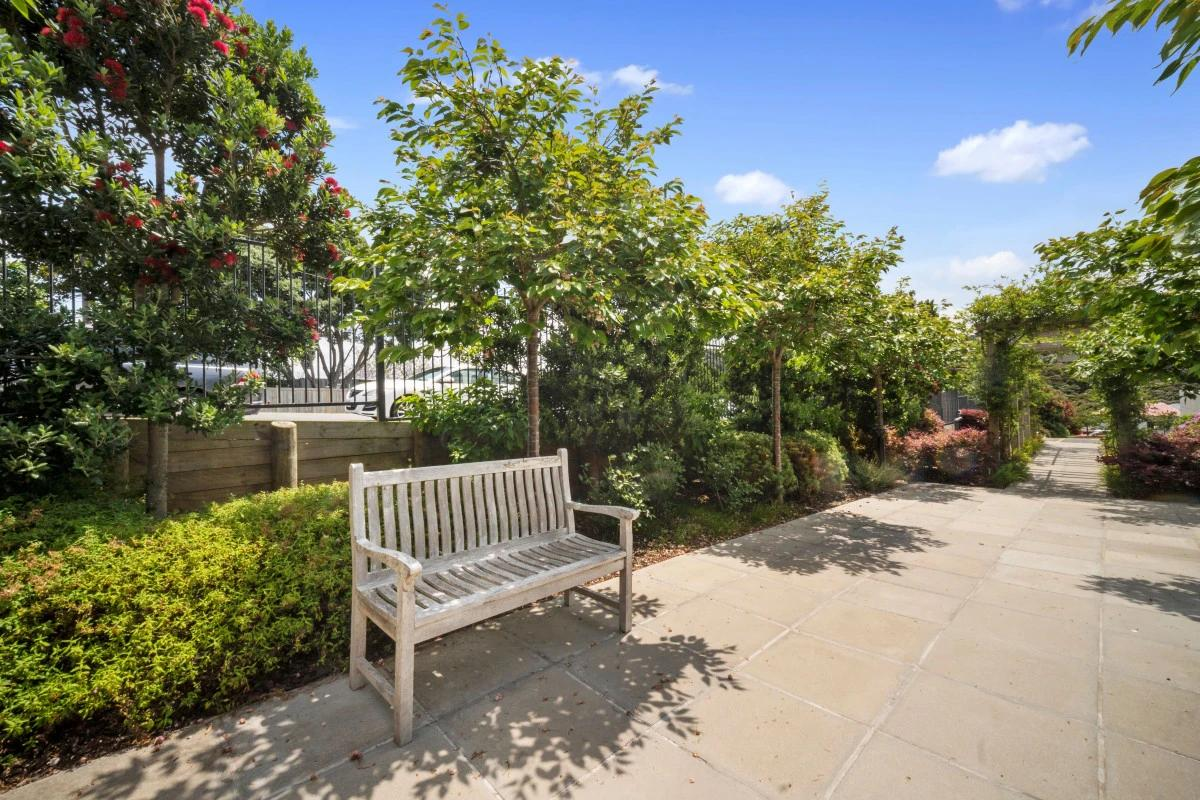
#> input picture left.jpg, 1200 x 800 px
$ python stereo_depth.py
#> lines starting #> are read from the running program, lines starting #| are printed output that depends on the picture; after the words box and inside, x2 and y2 are one past the last pixel; in counts of white or black regions, pixels touching at a corner belong together
import cv2
import numpy as np
import matplotlib.pyplot as plt


def stereo_depth(left_path, right_path, focal_px, baseline_m):
    # Load stereo images
#> called with left_path = 'left.jpg', right_path = 'right.jpg', focal_px = 700, baseline_m = 0.12
    left = cv2.imread(left_path, cv2.IMREAD_GRAYSCALE)
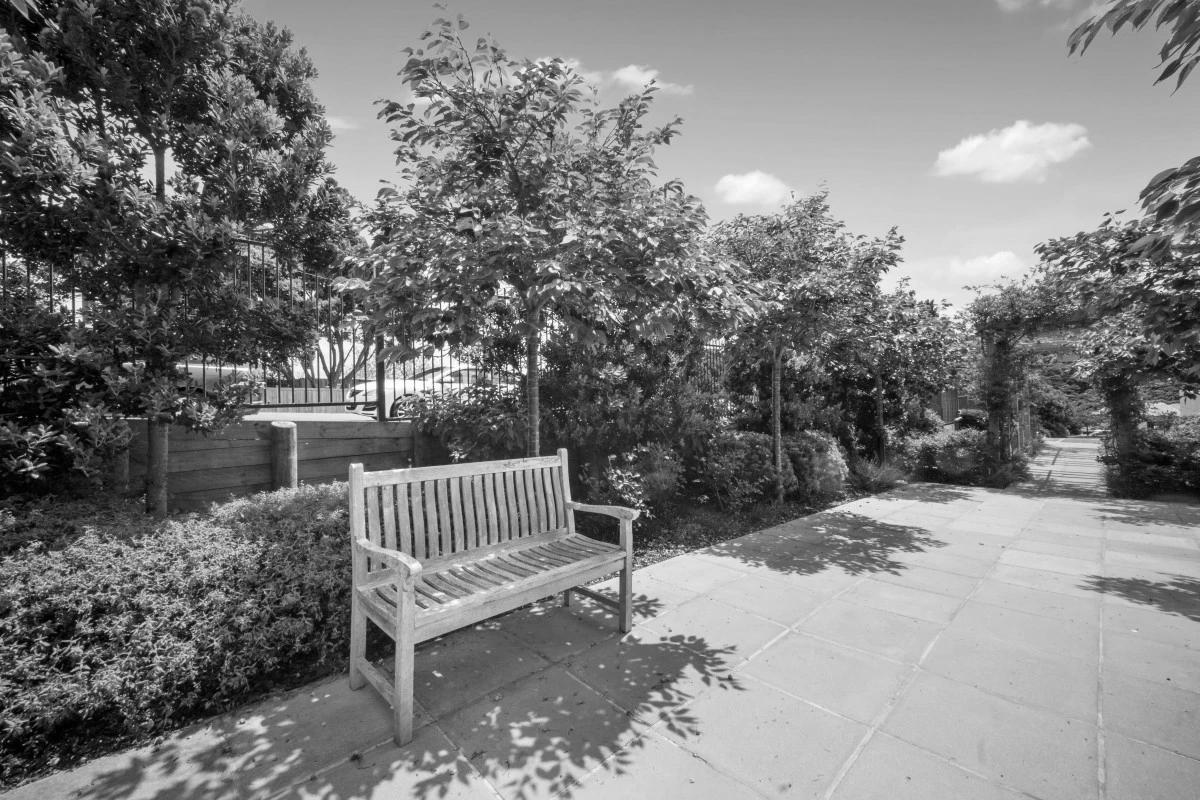
#> left: shape (800, 1200); min 0, max 255, mean 124
    right = cv2.imread(right_path, cv2.IMREAD_GRAYSCALE)
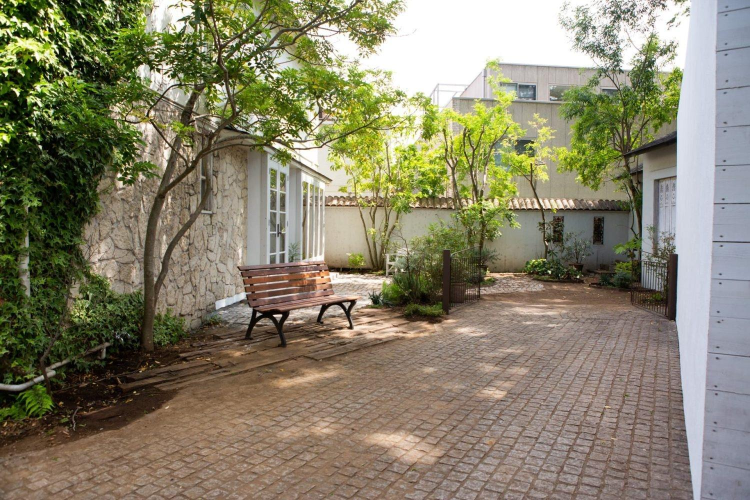
#> input picture right.jpg, 1500 x 1000 px (shown at 1/2 size)
#> right: shape (1000, 1500); min 0, max 255, mean 128.3

    if left is None:
        raise FileNotFoundError(f"Cannot load image: {left_path}")

    if right is None:
        raise FileNotFoundError(f"Cannot load image: {right_path}")

    # Resize images if dimensions differ
    if left.shape != right.shape:
        right = cv2.resize(
            right,
            (left.shape[1], left.shape[0]),
            interpolation=cv2.INTER_AREA
        )
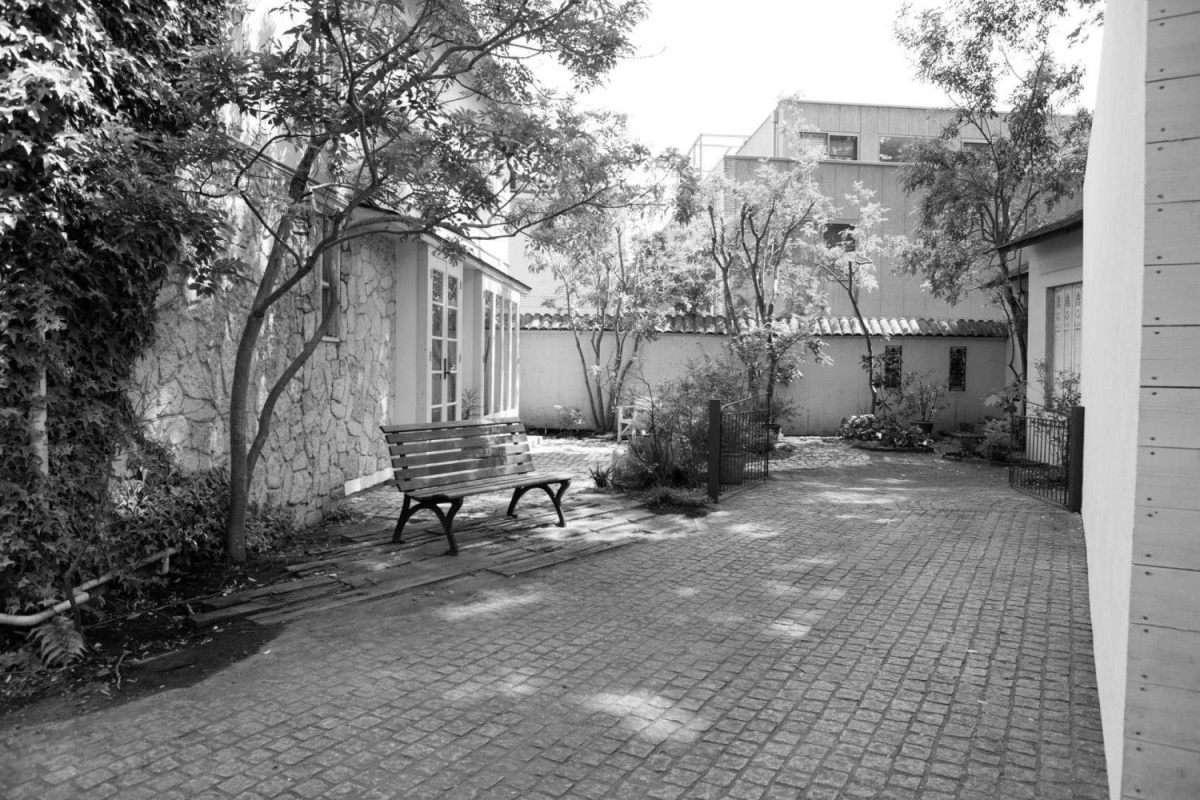
#> right: shape (800, 1200); min 0, max 255, mean 128.3

    height, width = left.shape
#> height = 800; width = 1200

    if width < 128:
        raise ValueError("Images must be at least 128 pixels wide.")

    print("Left image size:", left.shape)
#| Left image size: (800, 1200)
    print("Right image size:", right.shape)
#| Right image size: (800, 1200)

    # Create stereo matcher
    num_disparities = min(128, ((width - 1) // 16) * 16)
#> num_disparities = 128

    if num_disparities < 16:
        raise ValueError("Image width is too small for stereo matching.")

    matcher = cv2.StereoSGBM_create(
        minDisparity=0,
        numDisparities=num_disparities,
        blockSize=5,
        P1=8 * 5**2,
        P2=32 * 5**2,
        uniquenessRatio=10,
        speckleWindowSize=100,
        speckleRange=2
    )

    # Calculate disparity
    disparity = matcher.compute(left, right).astype(np.float32) / 16.0

    # Calculate depth in metres
    depth = np.full(disparity.shape, np.nan, dtype=np.float32)
    valid = disparity > 0
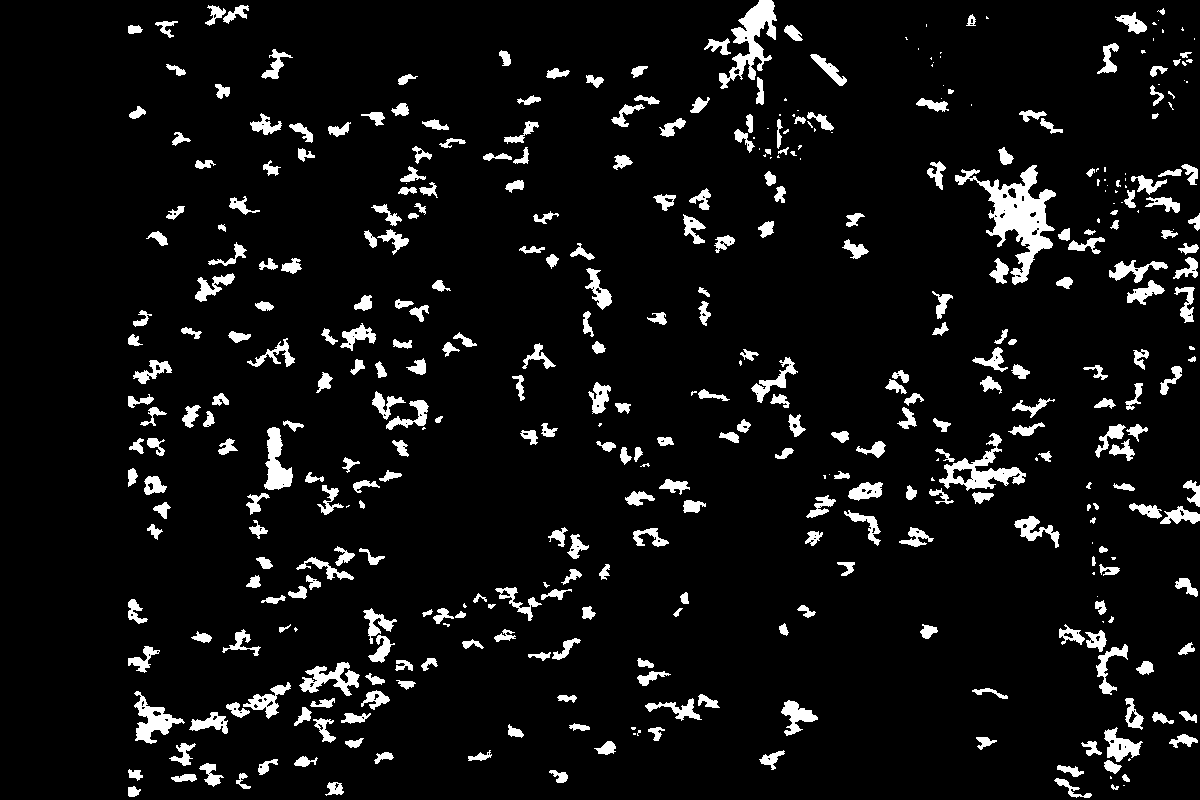
#> valid: shape (800, 1200) bool; 6.9% white; 418 white regions (84 under 20 px), largest, box (x1, y1, x2, y2) and area: (955, 165, 1056, 285) 3833, (719, 0, 777, 89) 1918, (939, 433, 1026, 491) 1553

    depth[valid] = (
        focal_px * baseline_m / disparity[valid]
    )

    # Print results
    print("Valid depth pixels:", int(valid.sum()))
#| Valid depth pixels: 66713

    if np.any(valid):
        print(
            "Median valid depth (metres):",
            round(float(np.nanmedian(depth)), 2)
        )
#| Median valid depth (metres): 0.93
    else:
        print("No valid depth pixels found.")

    # Display depth map
    plt.figure(figsize=(10, 6))
    plt.imshow(depth, cmap="turbo", vmin=0, vmax=50)
    plt.colorbar(label="Depth (metres)")
    plt.title("Stereo Vision Depth Map")
    plt.axis("off")
    plt.tight_layout()
    plt.show()
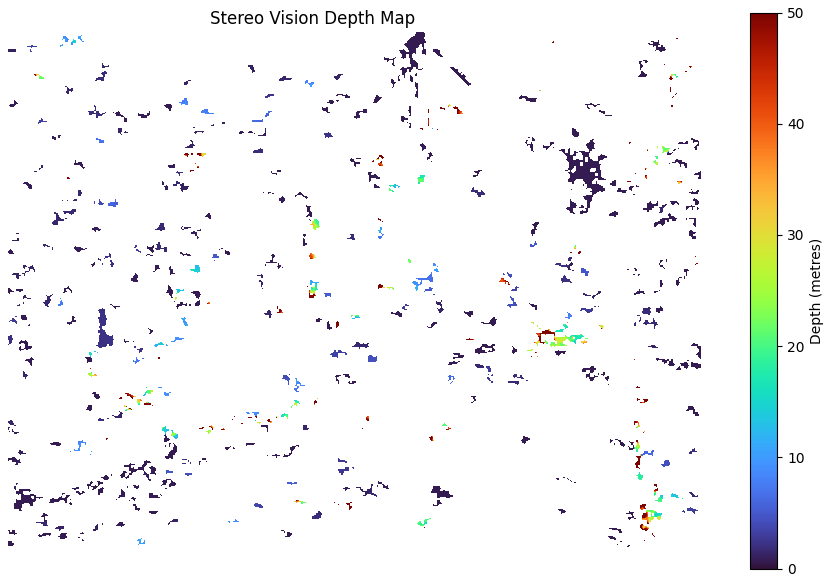
#> figure drawn by matplotlib, 2 panels

    return depth


if __name__ == "__main__":
    stereo_depth(
        "left.jpg",
        "right.jpg",
        focal_px=700,
        baseline_m=0.12
    )
